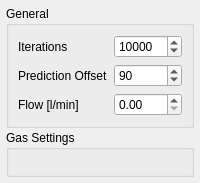
<?xml version="1.0" encoding="UTF-8"?>
<ui version="4.0">
 <author>Anton Rau</author>
 <class>SettingsWidget</class>
 <widget class="QWidget" name="SettingsWidget">
  <layout class="QVBoxLayout" name="verticalLayout">
   <property name="spacing">
    <number>4</number>
   </property>
   <property name="leftMargin">
    <number>4</number>
   </property>
   <property name="topMargin">
    <number>4</number>
   </property>
   <property name="rightMargin">
    <number>4</number>
   </property>
   <property name="bottomMargin">
    <number>4</number>
   </property>
   <item>
    <widget class="QScrollArea" name="scrollArea">
     <property name="frameShape">
      <enum>QFrame::Shape::NoFrame</enum>
     </property>
     <property name="widgetResizable">
      <bool>true</bool>
     </property>
     <widget class="QWidget" name="scrollAreaWidgetContents">
      <property name="geometry">
       <rect>
        <x>0</x>
        <y>0</y>
        <width>193</width>
        <height>205</height>
       </rect>
      </property>
      <layout class="QVBoxLayout" name="verticalLayout_2">
       <property name="spacing">
        <number>2</number>
       </property>
       <property name="leftMargin">
        <number>2</number>
       </property>
       <property name="topMargin">
        <number>2</number>
       </property>
       <property name="rightMargin">
        <number>2</number>
       </property>
       <property name="bottomMargin">
        <number>2</number>
       </property>
       <item>
        <widget class="QGroupBox" name="groupBoxGeneralSettings">
         <property name="title">
          <string>General</string>
         </property>
         <layout class="QFormLayout" name="formLayout">
          <item row="0" column="0">
           <widget class="QLabel" name="iterationsLabel">
            <property name="text">
             <string>Iterations</string>
            </property>
           </widget>
          </item>
          <item row="0" column="1">
           <widget class="QSpinBox" name="iterationsSpinBox">
            <property name="maximum">
             <number>1000000</number>
            </property>
            <property name="value">
             <number>10000</number>
            </property>
           </widget>
          </item>
          <item row="1" column="0">
           <widget class="QLabel" name="predictionOffsetLabel">
            <property name="text">
             <string>Prediction Offset</string>
            </property>
           </widget>
          </item>
          <item row="1" column="1">
           <widget class="QSpinBox" name="predictionOffsetSpinBox">
            <property name="value">
             <number>90</number>
            </property>
           </widget>
          </item>
          <item row="2" column="0">
           <widget class="QLabel" name="flowLabel">
            <property name="text">
             <string>Flow [l/min]</string>
            </property>
           </widget>
          </item>
          <item row="2" column="1">
           <widget class="QDoubleSpinBox" name="flowDoubleSpinBox"/>
          </item>
         </layout>
        </widget>
       </item>
       <item>
        <widget class="QGroupBox" name="groupBoxGasSettings">
         <property name="sizePolicy">
          <sizepolicy hsizetype="Expanding" vsizetype="Expanding">
           <horstretch>0</horstretch>
           <verstretch>0</verstretch>
          </sizepolicy>
         </property>
         <property name="title">
          <string>Gas Settings</string>
         </property>
         <layout class="QVBoxLayout" name="verticalLayout_3">
          <item>
           <widget class="GasSettingsWidget" name="widgetO2Settings" native="true"/>
          </item>
          <item>
           <widget class="GasSettingsWidget" name="widgetCO2Settings" native="true"/>
          </item>
         </layout>
        </widget>
       </item>
      </layout>
     </widget>
    </widget>
   </item>
  </layout>
 </widget>
 <customwidgets>
  <customwidget>
   <class>GasSettingsWidget</class>
   <extends>QWidget</extends>
   <header>tse_analytics.modules.phenomaster.submodules.calo.views.settings.gas_settings.gas_settings_widget</header>
   <container>1</container>
  </customwidget>
 </customwidgets>
 <resources/>
 <connections/>
</ui>
